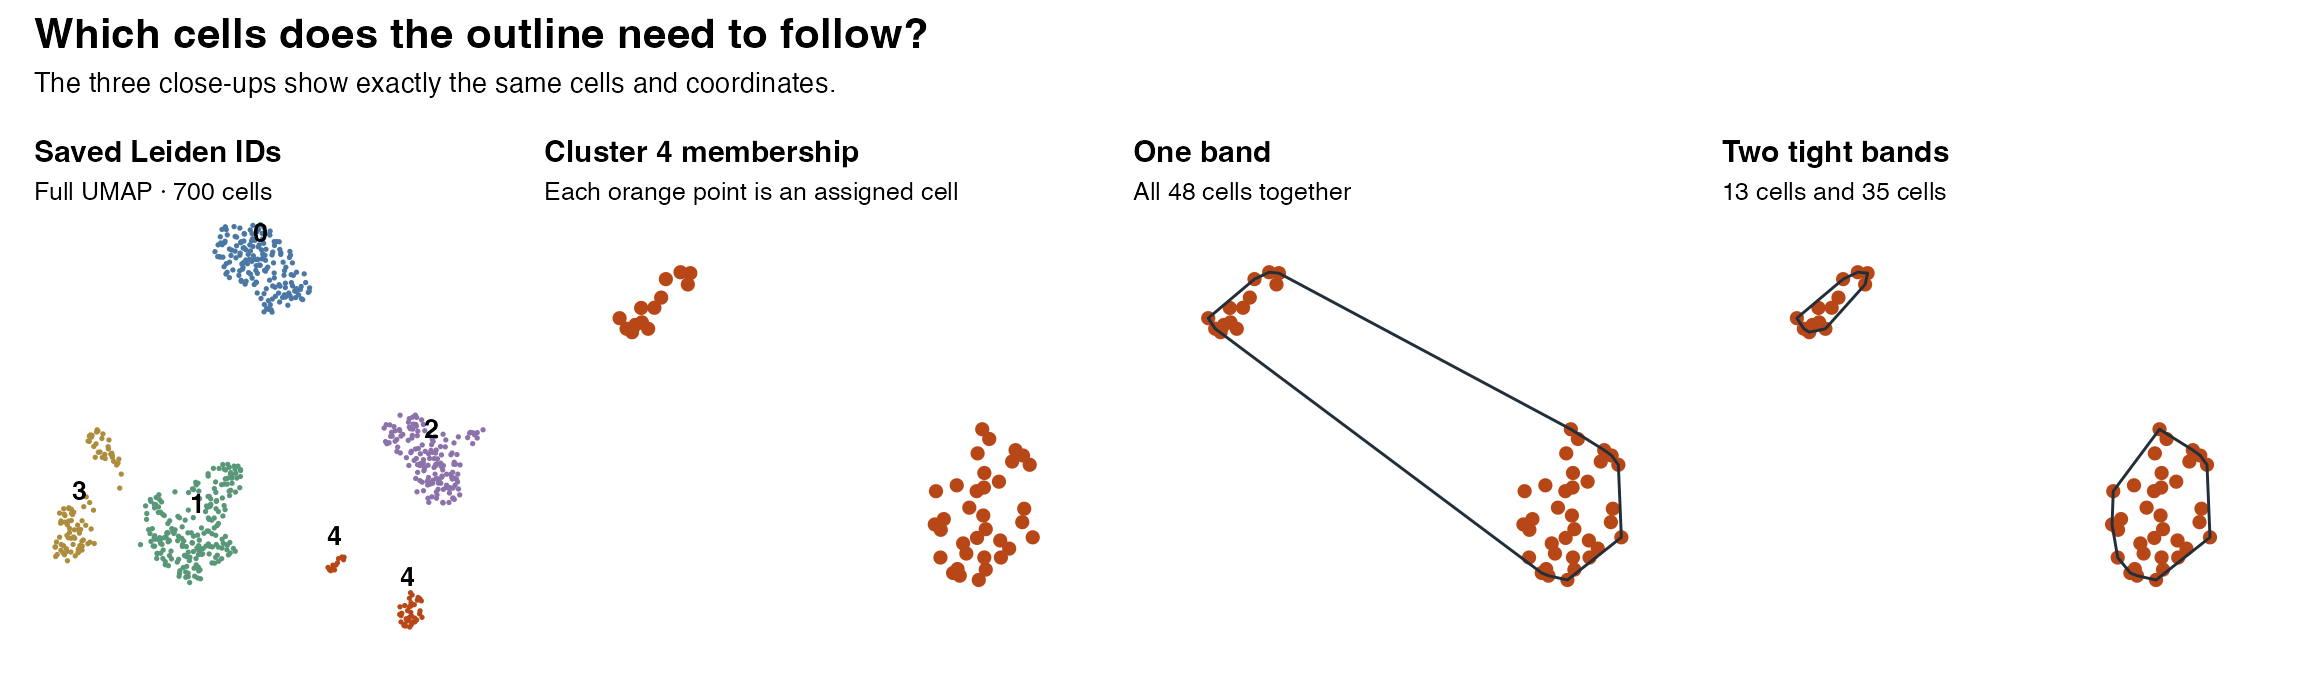

Write R code to recreate this figure.
library(ggplot2)
library(patchwork)
out <- "research/leiden-reference"
file <- file.path(out,"cells.csv")
stopifnot(digest::digest(file=file,algo="sha256")==jsonlite::fromJSON(file.path(out,"source.json"))$cell_table_sha256)
d <- read.csv(file)
g <- subset(d,leiden==4,select=c(cell_id,x,y))
# The vertical cut lies within the observed empty interval for this example.
island <- ifelse(g$x < 3,"left","right")
stopifnot(identical(as.integer(table(island)),c(13L,35L)),nrow(d)==700,!anyDuplicated(d$cell_id))
hull <- function(p) p[chull(p$x,p$y),]
one <- transform(hull(g),band="all")
two <- do.call(rbind,lapply(split(transform(g,band=island),island),hull))
measure <- function(h) {
  pieces <- split(h,h$band)
  inside <- Reduce("|",lapply(pieces,function(q) sp::point.in.polygon(d$x,d$y,q$x,q$y)>0))
  area <- sum(vapply(pieces,function(q) {
    i <- c(2:nrow(q),1)
    abs(sum(q$x*q$y[i]-q$y*q$x[i]))/2
  },numeric(1)))
  c(members=sum(inside & d$leiden==4), others=sum(inside & d$leiden!=4),area=area)
}
print(rbind(one=measure(one),two=measure(two)))
ink <- "#B84718"
pal <- c("0"="#4A77A4","1"="#589777","2"="#8C72AA","3"="#AD8D3D","4"=ink)
labs <- aggregate(cbind(x,y)~leiden,d,median)
labs <- rbind(labs,data.frame(leiden=4,x=1.1,y=-7))
labs$y <- labs$y+1.5
theme_map <- theme_void(base_size=11)+theme(plot.title=element_text(face="bold",size=12),
 plot.subtitle=element_text(size=10),plot.margin=margin(6,8,4,8))
ref <- ggplot(d,aes(x,y))+geom_point(aes(colour=factor(leiden)),size=1,stroke=0)+
 scale_colour_manual(values=pal,guide="none")+geom_text(data=labs,aes(label=leiden),fontface="bold")+
 coord_equal()+labs(title="Saved Leiden IDs",subtitle="Full UMAP · 700 cells")+theme_map
zoom <- ggplot(d,aes(x,y))+geom_point(colour="grey80",size=1.6)+
 geom_point(data=g,colour=ink,size=2)+coord_equal(xlim=c(-.1,6.1),ylim=c(-10.8,-5.8),expand=FALSE)+theme_map
band <- function(h) geom_polygon(data=h,aes(group=band),colour="#222F38",fill=NA,linewidth=.55)
fig <- wrap_plots(ref,zoom+labs(title="Cluster 4 membership",subtitle="Each orange point is an assigned cell"),
 zoom+band(one)+labs(title="One band",subtitle="All 48 cells together"),
 zoom+band(two)+labs(title="Two tight bands",subtitle="13 cells and 35 cells"),nrow=1)+
 plot_annotation(title="Which cells does the outline need to follow?",
 subtitle="The three close-ups show exactly the same cells and coordinates.",
 theme=theme(plot.title=element_text(size=17,face="bold")))
for(ext in c("png","pdf")) ggsave(file.path(out,paste0("tight-bands.",ext)),fig,width=12.8,height=3.75,dpi=180,bg="white")
